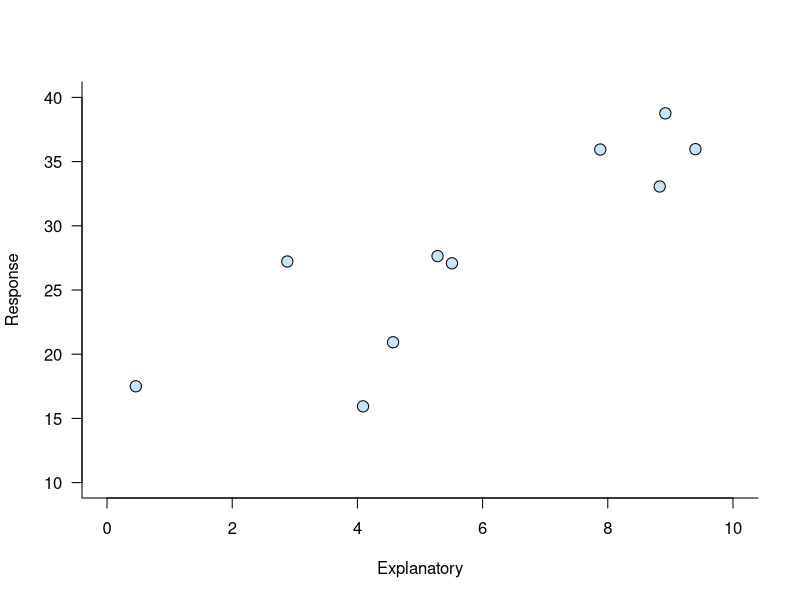
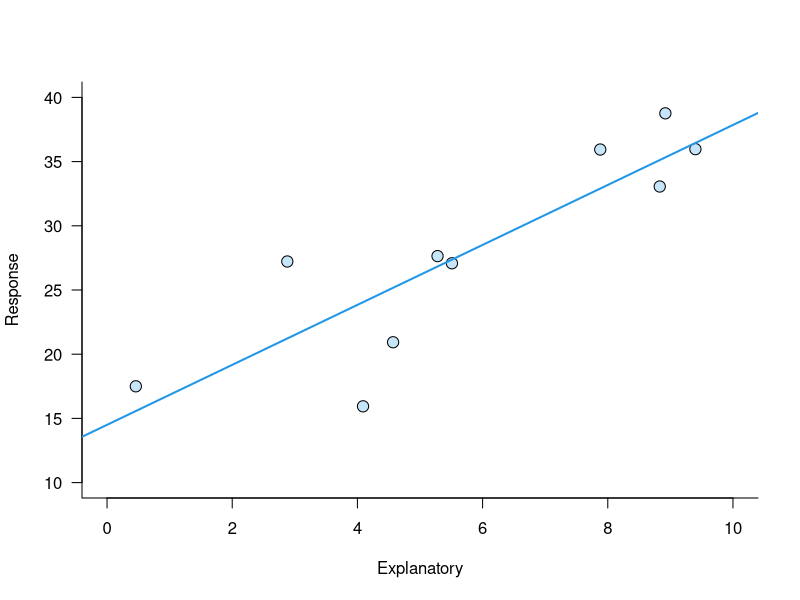
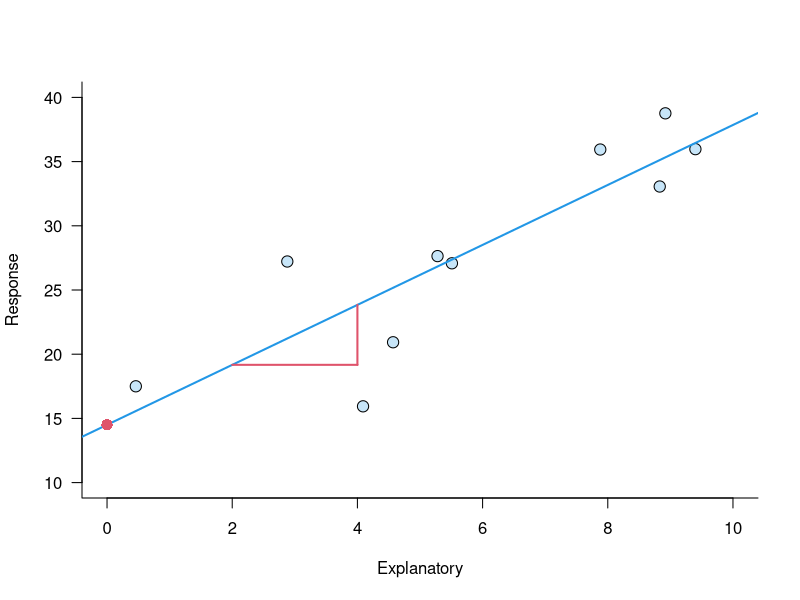
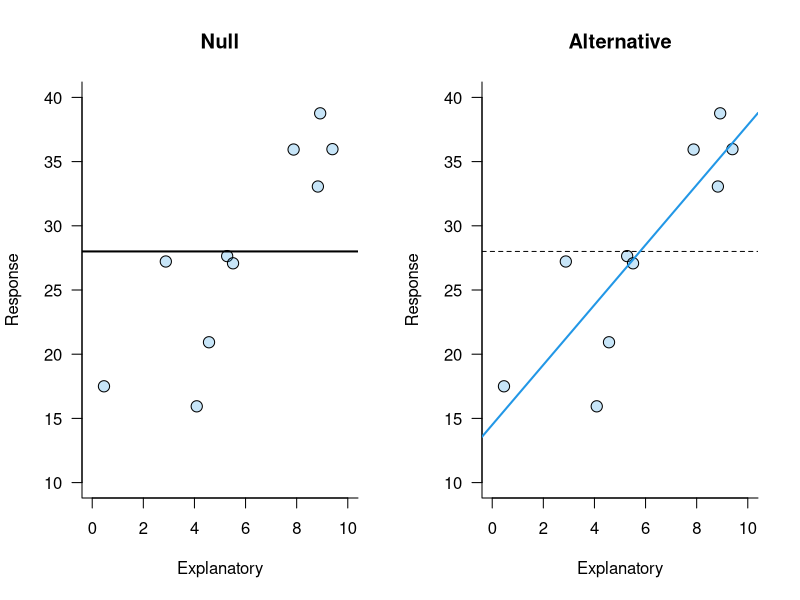
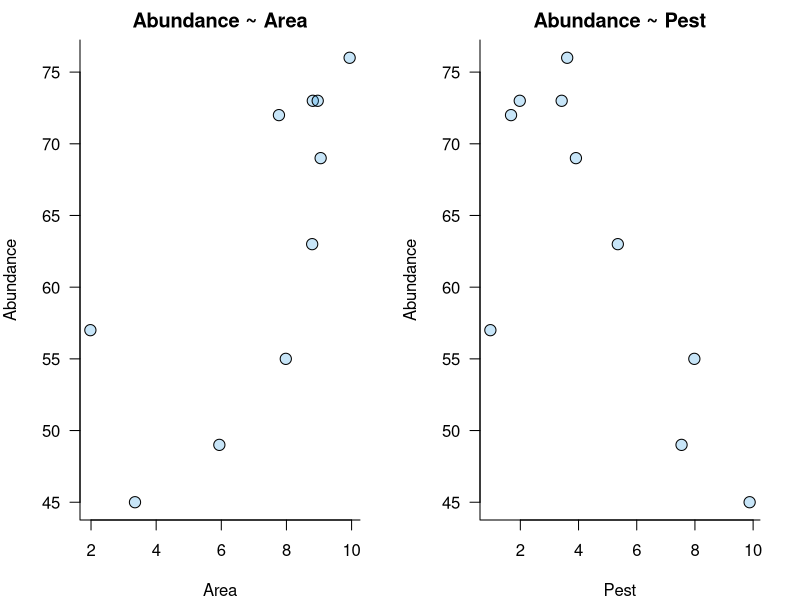
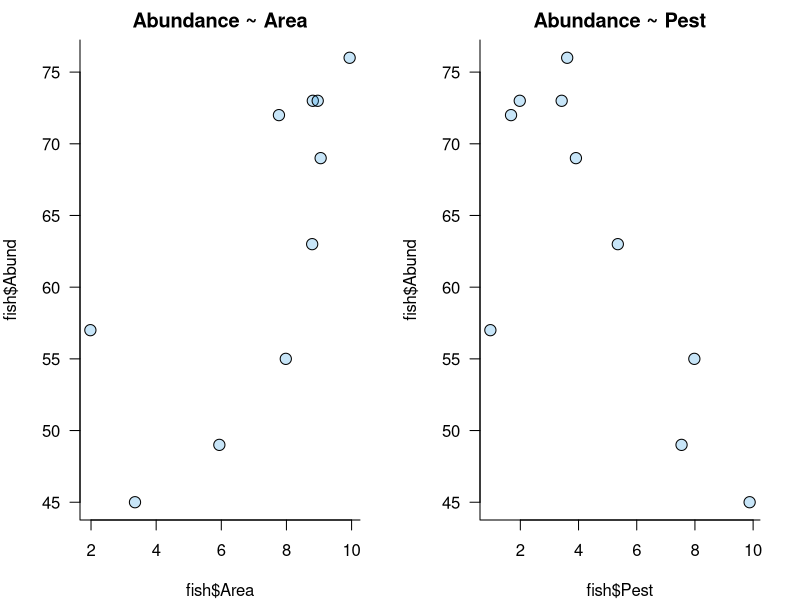
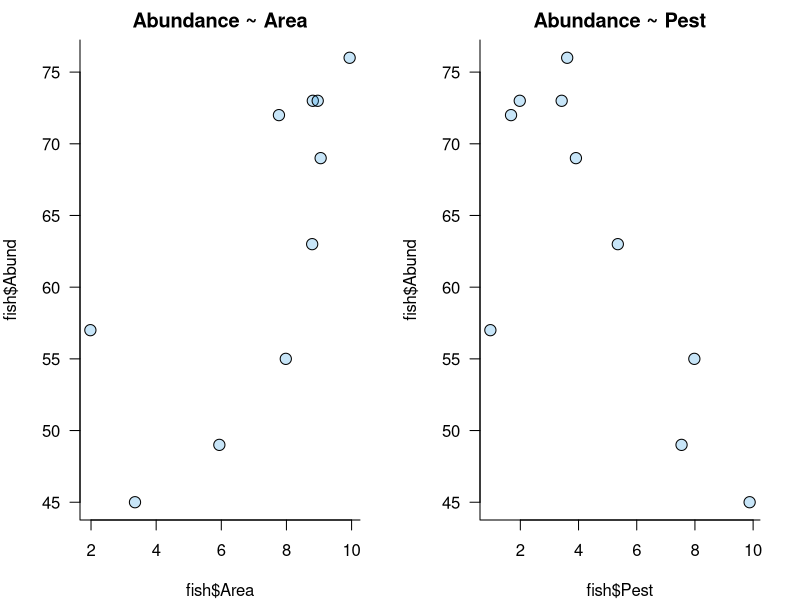

Write R code to recreate these figures, in order.
## ---- chunk 1
library(knitr)
opts_knit$set(root.dir = "G:/Dropbox/C/Courses class/NRC290b/NRC_290b_2018/")
#opts_knit$set(root.dir = "C:/Users/csutherland/Dropbox/C/Courses class/NRC290b/NRC_290b_2018/")

options(width=120)
options(width.cutoff=80)
options(scipen = 999)
opts_chunk$set(prompt = FALSE, comment = NA, mysize=TRUE, size="\\scriptsize")
hook1 <- function(x){ gsub("```\n*```r*\n*", "", x) }
hook2 <- function(x){ gsub("```\n+```\n", "", x) }
knit_hooks$set(document = hook2)
knitr::knit_hooks$set(mysize = function(before, options, envir) {
  if (before) 
    return(options$size)
})
## ---- chunk 2
par(oma=c(0,0,0,0),mar=c(4,4,1,1))
set.seed(123)
Explanatory <- round(runif(10,0,10),2)
Response <- round(rnorm(10,10 + 3*Explanatory,5),2)
mod <- lm(Response ~ Explanatory)
clr <- adjustcolor(4,0.25)

pdf("Images/MultRegres/scatter.pdf", height=3,width=3)
plot(Response ~ Explanatory, pch=21, bg=clr, bty="l",las=1, cex=1.5, ylim=c(10,40),  xlim=c(0,10))
dev.off()

pdf("Images/MultRegres/scatterline.pdf", height=3,width=3)
plot(Response ~ Explanatory, pch=21, bg=clr, bty="l",las=1, cex=1.5, ylim=c(10,40),  xlim=c(0,10))
abline(lm(Response~Explanatory),lwd=2,col=4)
dev.off()

pdf("Images/MultRegres/scatterestline.pdf", height=3,width=3)
plot(Response ~ Explanatory, pch=21, bg=clr, bty="l",las=1, cex=1.5, ylim=c(10,40),  xlim=c(0,10))
abline(lm(Response~Explanatory),lwd=2,col=4)
points(x=0,y=mod$coefficient[1],pch=16,cex=1.5,col=2)
arrows(2,mod$coefficient[1] + mod$coefficient[2]*2,
       4,mod$coefficient[1] + mod$coefficient[2]*2,lwd=2,col=2,length=0)
arrows(4,mod$coefficient[1] + mod$coefficient[2]*2,
       4,mod$coefficient[1] + mod$coefficient[2]*4,lwd=2,col=2,length=0)
dev.off()

pdf("Images/MultRegres/hyp.pdf", height=3.5,width=6.5)
par(mfrow=c(1,2))
plot(Response ~ Explanatory, pch=21, bg=clr, bty="l",las=1, cex=1.5, ylim=c(10,40),  xlim=c(0,10), main="Null")
abline(h=mean(Response),lwd=2,col=1)
plot(Response ~ Explanatory, pch=21, bg=clr, bty="l",las=1, cex=1.5, ylim=c(10,40),  xlim=c(0,10), main="Alternative")
abline(h=mean(Response),lwd=1,col=1,lty=2)
abline(lm(Response~Explanatory),lwd=2,col=4)
dev.off()

df <- data.frame(Response=Response, Explanatory=Explanatory)
## ---- chunk 3
df
## ---- chunk 4
mod <- lm(Response ~ Explanatory, data = df)
summary(mod)
## ---- chunk 5
mod <- lm(Response ~ Explanatory, data = df)
summary(mod)
## ---- chunk 6
set.seed(123456)
Pest <- round(runif(10,0,10),2)
Area <- round(runif(10,0,10),2)
Abund <- round(rnorm(10,50 + 3*Area - 2*Pest,3),0)
fish <- data.frame(Abund = Abund,
                   Area = Area,
                   Pest = Pest)
## ---- chunk 7
fish
## ---- chunk 8
pdf("Images/MultRegres/cov.pdf",height=3,width=7)
par(mfrow=c(1,2),oma=c(0,0,0,0),mar=c(4,4,2,2))
plot(Abund ~ Area, main="Abundance ~ Area", pch=21, bg=clr, bty="l",las=1, cex=1.5, data=fish, ylab="Abundance", xlab="Area")
plot(fish$Abund ~ fish$Pest, main="Abundance ~ Pest",pch=21, bg=clr, bty="l",las=1, cex=1.5, data=fish, ylab="Abundance", xlab="Pest")
dev.off()

pdf("Images/MultRegres/cov1.pdf",height=3,width=7)
par(mfrow=c(1,2),oma=c(0,0,0,0),mar=c(4,4,2,2))
plot(fish$Abund ~ fish$Area, main="Abundance ~ Area", pch=21, bg=clr, bty="l",las=1, cex=1.5)
plot(fish$Abund ~ fish$Pest, main="Abundance ~ Pest",pch=21, bg=clr, bty="l",las=1, cex=1.5)
dev.off()
pdf("Images/MultRegres/cov2.pdf",height=3,width=7)
par(mfrow=c(1,2),oma=c(0,0,0,0),mar=c(4,4,2,2))
plot(fish$Abund ~ fish$Area, main="Abundance ~ Area", pch=21, bg=clr, bty="l",las=1, cex=1.5)
plot(fish$Abund ~ fish$Pest, main="Abundance ~ Pest",pch=21, bg=clr, bty="l",las=1, cex=1.5)
dev.off()
## ---- chunk 9
mod.area <- lm(Abund ~ Area, data = fish)
summary(mod.area)
## ---- chunk 10
mod.pest <- lm(Abund ~ Pest, data = fish)
summary(mod.pest)
## ---- chunk 11
fish
## ---- chunk 12
mod.joint <- lm(Abund ~ Area + Pest, data = fish)
summary(mod.joint)
